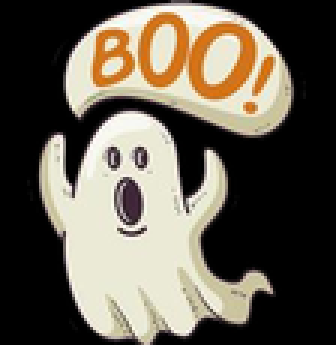
#> input picture les7/scary_ghost.png, 112 x 115 px, shrunk from 215 x 221 before the run (shown 3 times larger)
$ python lab2.py
#> lines starting #> are read from the running program, lines starting #| are printed output that depends on the picture; after the words box and inside, x2 and y2 are one past the last pixel; in counts of white or black regions, pixels touching at a corner belong together
import numpy as np
import cv2 as cv
from matplotlib import pyplot as plt

MIN_MATCH_COUNT = 10

img1 = cv.imread('scary_ghost.png', cv.IMREAD_GRAYSCALE)
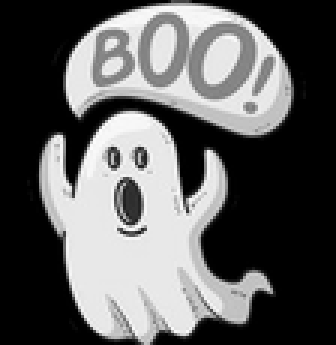
#> img1: shape (115, 112) (shown 3 times larger); min 0, max 254, mean 94.1
img2 = cv.imread('lab7.png', cv.IMREAD_COLOR)
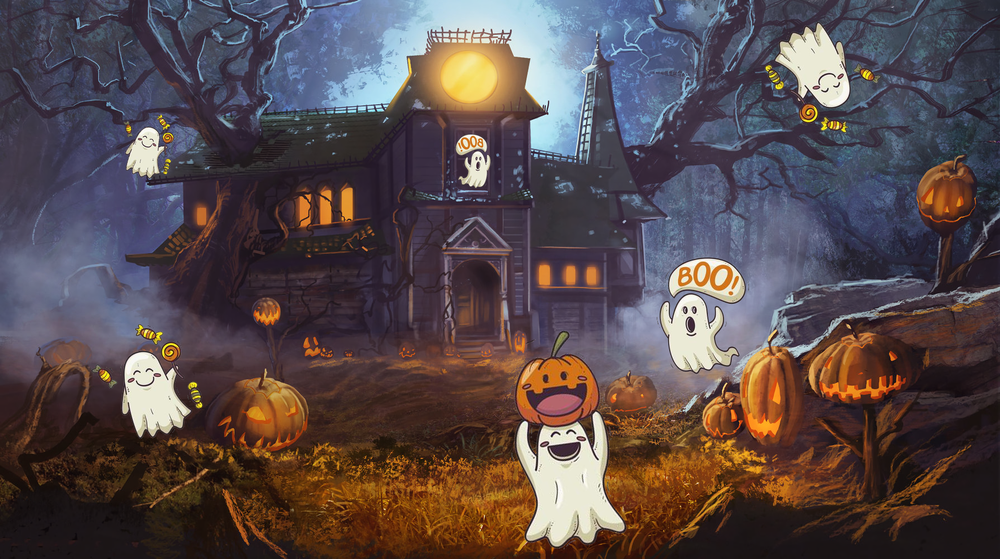
#> input picture les7/lab7.png, 1000 x 559 px, shrunk from 1920 x 1073 before the run
#> img2 is the input picture: shape (559, 1000, 3); mean B, G, R 76, 74.3, 87.3


sift = cv.SIFT_create()


kp1, des1 = sift.detectAndCompute(img1,None)
#> kp1 = 67 keypoints; strongest (x, y, size): (63, 59, 5.9), (70, 53, 4), (18, 49, 5.1), (24, 57, 4.1)
kp2, des2 = sift.detectAndCompute(img2,None)
#> kp2 = 2861 keypoints; strongest (x, y, size): (153, 401, 40.6), (478, 165, 3.1), (691, 324, 7.1), (815, 63, 42)


FLANN_INDEX_KDTREE = 1
index_params = dict(algorithm=FLANN_INDEX_KDTREE, trees=5)
search_params = dict(checks=50)
flann = cv.FlannBasedMatcher(index_params, search_params)

# Apply KNN match and Lowe's ratio test
matches = flann.knnMatch(des1,des2,k=2)
#> matches = 67 matches
good = []
for m,n in matches:
    if m.distance < 0.7*n.distance:
        good.append(m)
#> this loop made 67 passes
#> after the loop, good = 21 matches

if len(good) > MIN_MATCH_COUNT:
    src_pts = np.float32([kp1[m.queryIdx].pt for m in good]).reshape(-1, 1, 2)
#> src_pts = 21 rows, first 8: [17.65, 81.38], [32.72, 26.24], [33.32, 18.74], [36.86, 14.29], [37.15, 21.88], [37.51, 17.5], [39.78, 105.6], [39.95, 16.73]
    dst_pts = np.float32([kp2[m.trainIdx].pt for m in good]).reshape(-1, 1, 2)
#> dst_pts = 21 rows, first 8: [332.2, 210.9], [680.1, 283.6], [680.7, 276.2], [684.3, 271.6], [684.7, 279.1], [685, 274.8], [687.2, 363.1], [687.4, 274.1]
    M, mask = cv.findHomography(src_pts, dst_pts, cv.RANSAC,5.0)
#> M = [[0.98, -0.0159, 647.6], [-0.00537, 0.992, 257.3], [-2.32e-05, -2.43e-05, 1]]; mask = 21 values, max 1 at index 1, min 0 at index 0, mean 0.857
    matchesMask = mask.ravel().tolist()
#> matchesMask = [0, 1, 1, 1, 1, 1, 1, 1, 1, 1, 1, 1, 1, 0, 0, 1, 1, 1, 1, 1, 1]
    h, w = img1.shape
#> h = 115; w = 112
    pts = np.float32([[0,0],[0,h-1],[w-1,h-1],[w-1,0]]).reshape(-1,1,2)
#> pts = [[0, 0], [0, 114], [111, 114], [111, 0]]
    dst = cv.perspectiveTransform(pts, M)
#> dst = [[647.6, 257.3], [647.5, 371.4], [758.6, 371.8], [758.3, 257.4]]
    img2 = cv.polylines(img2, [np.int32(dst)], True, (0, 255, 0), 3, cv.LINE_AA)
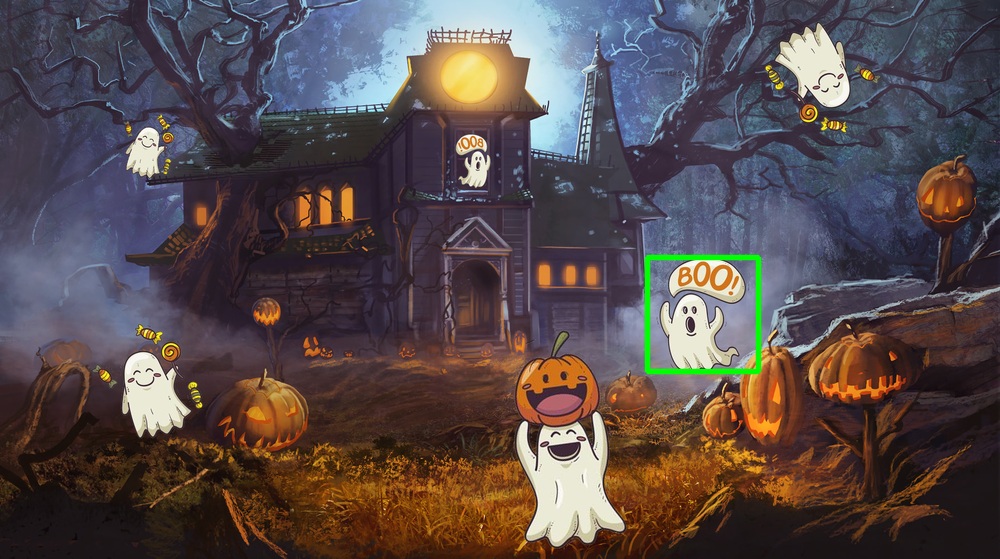
#> img2: shape (559, 1000, 3); 0.56% of pixels changed, all inside (x1, y1, x2, y2) = (644, 254, 762, 375)
else:
    print("Not enough matches are found - {}/{}".format(len(good), MIN_MATCH_COUNT))
    matchesMask = None

# Draw matches and display the image
draw_params = dict(
    matchColor=(0, 255, 0),  # Draw matches in green color
    singlePointColor=None,
    matchesMask=matchesMask,  # Draw only inliers
    flags=2
)
#> draw_params = 4 items

plt.imshow(cv.cvtColor(img2, cv.COLOR_BGR2RGB))
plt.show()
